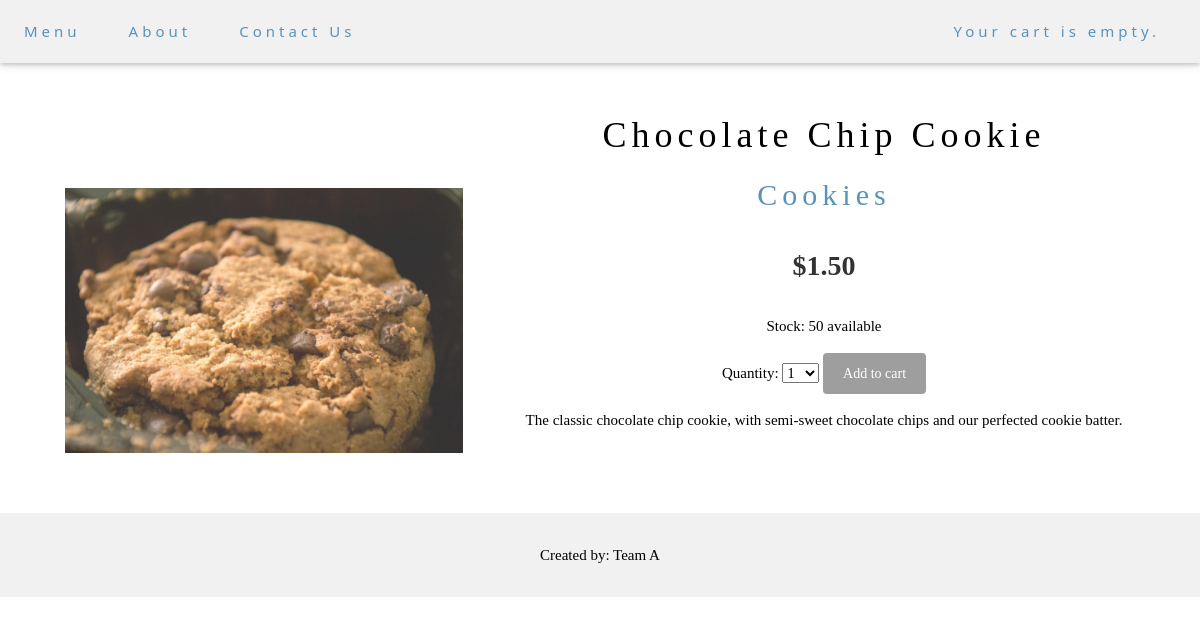
The page /4/chocolate-chip/ on the database its author committed.
### shop/models.py (models this page shows, shortened)
class Product(models.Model):
    category = models.ForeignKey(Category,
                                 related_name='products')
    name = models.CharField(max_length=200, db_index=True)
    slug = models.SlugField(max_length=200, db_index=True)
    image = models.ImageField(upload_to='products/%Y/%m/%d',
                              blank=True)
    description = models.TextField(blank=True)
    price = models.DecimalField(max_digits=10, decimal_places=2)
    stock = models.PositiveIntegerField(validators=[MinValueValidator(0)])
    available = models.BooleanField(default=True)
    created = models.DateTimeField(auto_now_add=True)
    updated = models.DateTimeField(auto_now=True)
    class Meta:
        ordering = ('name',)
        index_together = (('id', 'slug'),)

class Category(models.Model):
    name = models.CharField(max_length=200,
                            db_index=True)
    slug = models.SlugField(max_length=200,
                            db_index=True,
                            unique=True)
    class Meta:
        ordering = ('name',)
        verbose_name = 'category'
        verbose_name_plural = 'categories'
    def __str__(self):
        return self.name
    def get_absolute_url(self):
        return reverse('shop:product_list_by_category',
                       args=[self.slug])

### shop/views.py (the view)
def product_detail(request, id, slug):
    product = get_object_or_404(Product,
                                id=id,
                                slug=slug,
                                available=True)
    cart_product_form = CartAddProductForm()
    stock_number = list(range(product.stock))
    return render(request,
                  'shop/product/detail.html',
                  {'product': product,'cart_product_form': cart_product_form,'stock_number': stock_number})

### cart/forms.py
class CartAddProductForm(forms.Form):
    quantity = forms.TypedChoiceField(
                                choices=PRODUCT_QUANTITY_CHOICES,
                                coerce=int)
    update = forms.BooleanField(required=False,
                                initial=False,
                                widget=forms.HiddenInput)

### cart/cart.py (called while the page is built)
    def __len__(self):
        return sum(item['quantity'] for item in self.cart.values())

### cart/context_processors.py (called while the page is built)
def cart(request):
    return {'cart': Cart(request)}

### shop/templates/shop/product/detail.html (shortened to what this page needs)
{% extends "shop/base.html" %}
{% load static %}
{% block content %}
<div class="w3-content w3-padding" style="max-width:1564px; margin-top:90px">
  <div class="product-detail">
    <img src="{% if product.image %}{{ product.image.url }}{% else %}{% static "img/no_image.png" %}{% endif %}" style="opacity:0.8">
    <h1 class="w3-center">{{ product.name }}</h1>
    <h2 class="w3-center"><a href="{{ product.category.get_absolute_url }}">{{ product.category }}</a></h2>
    <p class="price w3-center">${{ product.price }}</p>
    <p class="stock w3-center">Stock: {{ product.stock }}
	{% if product.available is True %}
	available
	{% else %}
	Not Available
	{% endif %}
	</p>
	<form class="w3-center" action="{% url "cart:cart_add" product.id %}" method="post">
        <tr><th>
		<label for="id_quantity">Quantity:</label>
	    </th><td>
	    <select id="id_quantity" name="quantity" required>
		    {% for i in stock_number %}
			<option value="{{forloop.counter}}">{{forloop.counter}}</option>
			{% endfor %}
        </select>
	    </td></tr>
        <input type="submit" value="Add to cart" style="background-color:#9e9e9e;">
    </form>
    <div class="w3-center">
      {{ product.description|linebreaks }}
    </div>
  </div>
</div>
{% endblock %}

### shop/static/css/w3.css (style rules this page uses)
*,*:before,*:after { box-sizing:inherit }
html { -ms-text-size-adjust:100%;-webkit-text-size-adjust:100% }
body { margin:0 }
a { background-color:transparent;-webkit-text-decoration-skip:objects }
img { border-style:none }
button,input,select,textarea { font:inherit;margin:0 }
button,input { overflow:visible }
button,select { text-transform:none }
button,html [type=button],[type=reset],[type=submit] { -webkit-appearance:button }
html,body { font-family:Verdana,sans-serif;font-size:15px;line-height:1.5 }
html { overflow-x:hidden }
h1,h2,h3,h4,h5,h6,.w3-slim,.w3-wide { font-family:"Segoe UI",Arial,sans-serif }
h1 { font-size:36px }
h2 { font-size:30px }
h1,h2,h3,h4,h5,h6 { font-weight:400;margin:10px 0 }
h1 a,h2 a,h3 a,h4 a,h5 a,h6 a { font-weight:inherit }
img { margin-bottom:-5px }
a { color:inherit }
.w3-content { max-width:980px;margin:auto }
.w3-center { text-align:center!important }
.w3-padding-medium,.w3-padding,.w3-form { padding:8px 16px!important }

### shop/static/css/base.css (style rules this page uses)
body { margin:0; padding:0; font-family:Palatino, serif; }
h1, h2, h3, h4, h5 , h6 { font-family: 'Palatino', serif; font-weight:normal; }
a { text-decoration:none; color:#5993bb; }
a.button, input[type="submit"] { color:#fff; background:#5993bb; border-radius:4px; padding:10px 20px; font-size:14px; border:0; }
.product-detail { text-align:justify; }
.product-detail .price { color:#333; font-size:28px; font-weight:bold; }
.product-detail img { width:40%; float:left; padding:80px 25px 25px 25px; opacity:.8; }
.product-detail h1 { margin-bottom:0; }
.product-detail h2 { margin-top:10px; }
.w3-center { text-align:center!important }

### shop/templates/shop/base.html (style rules this page uses)
body { font-family: "Times New Roman", Georgia, Serif; }
h1,h2,h3,h4,h5,h6 { font-family: "Playfair Display"; letter-spacing: 5px; }

### rows shown on the page
Product: image (picture), name "Chocolate Chip Cookie", category "Cookies", price "1.50", stock "50", description "The classic chocolate chip cookie, with semi-sweet chocolate chips and our perfected cookie batter."

### other values the page prints
form field quantity "1"
